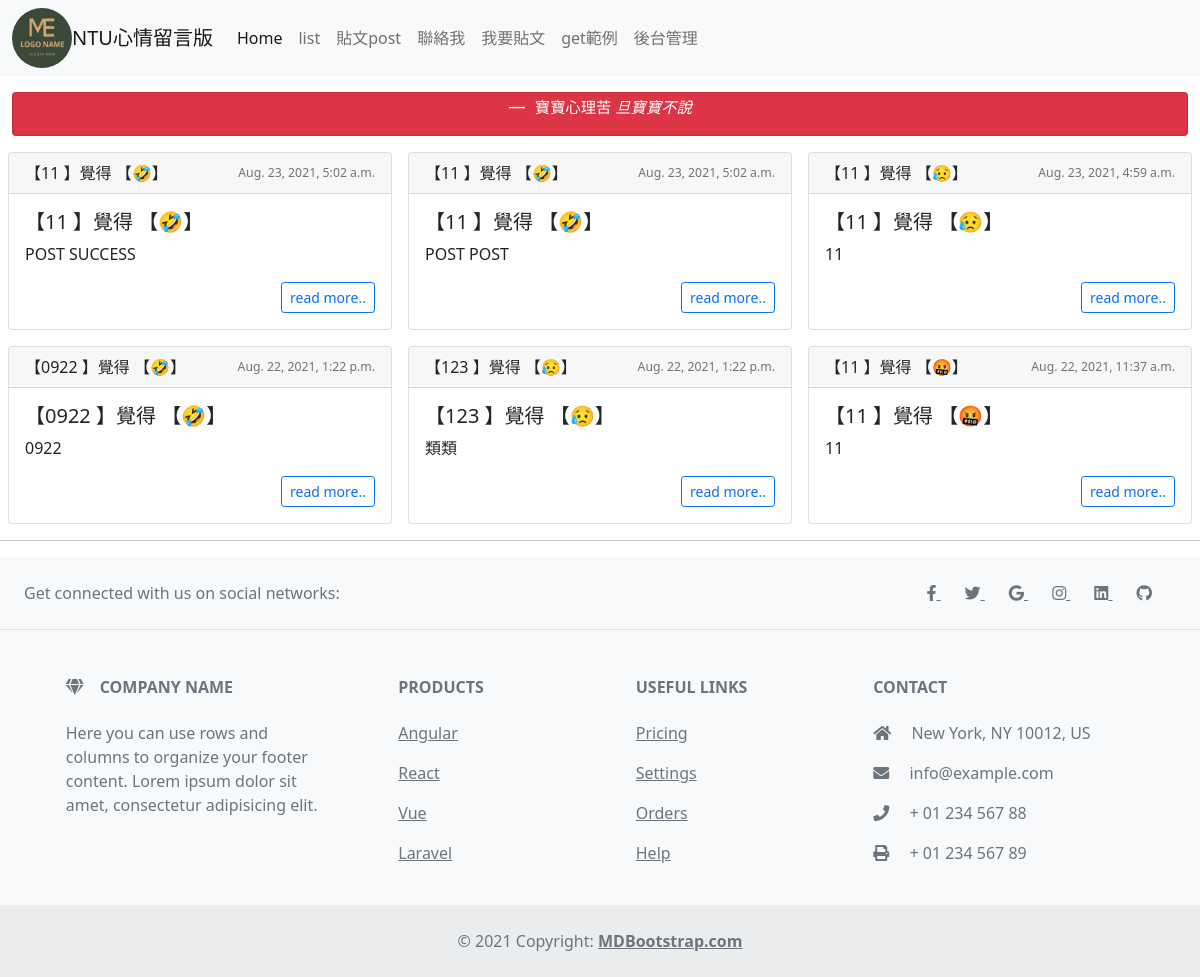
The page /list/ on the database as committed earlier.
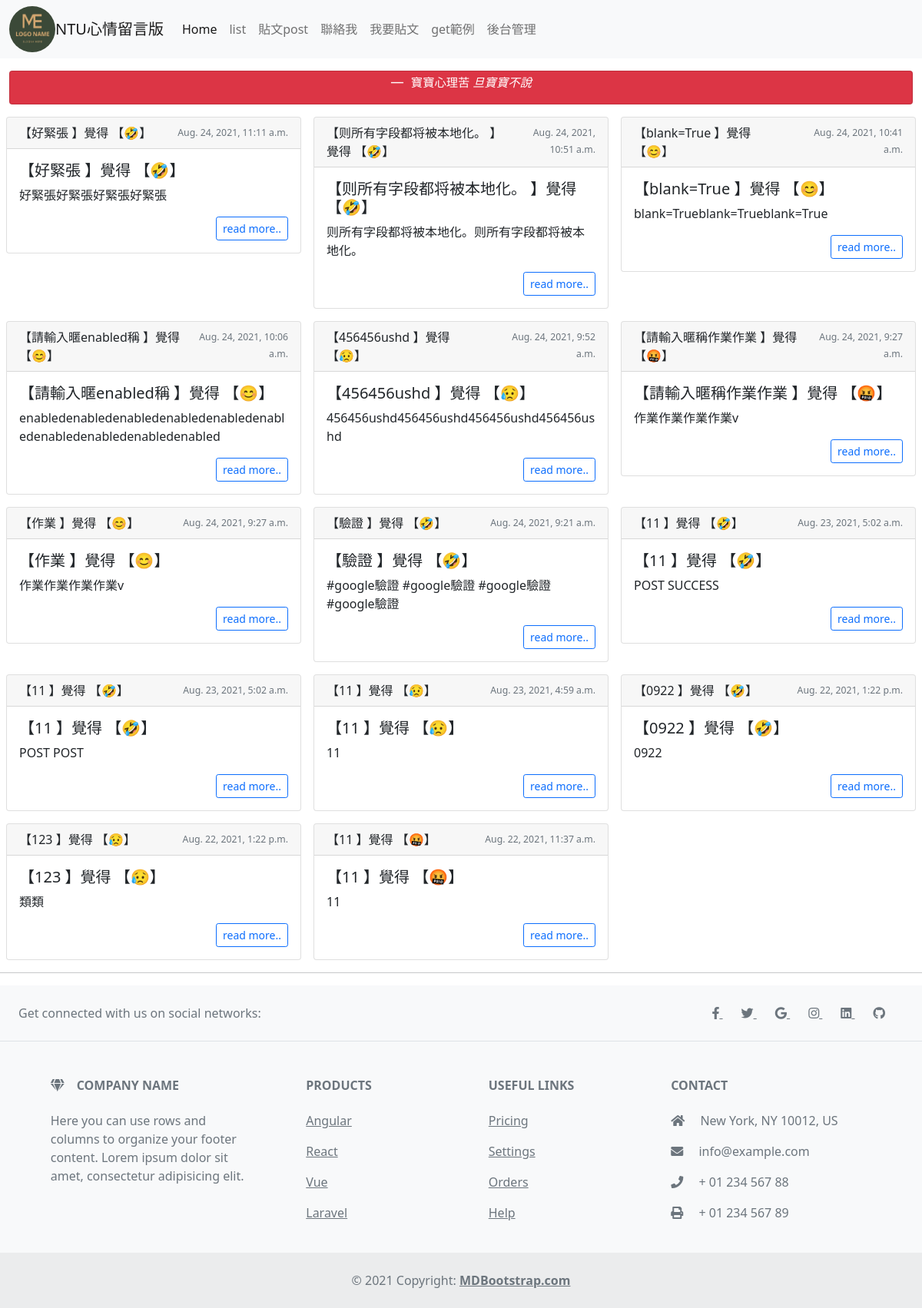
The same page on the database as committed later.
### mysite/models.py (models this page shows, shortened)
class Post(models.Model):
  mood = models.ForeignKey(Mood,on_delete=models.CASCADE)
  nickname = models.CharField(max_length=50,default='請輸入暱稱')
  message  = models.TextField(null=False)
  del_pass = models.CharField(max_length=50,blank=True) #blank=True ModelForm不用驗證也可以
  pub_time = models.DateTimeField(auto_now=True)
  enabled  = models.BooleanField(default=False) #改True 就可以預設開啟

class Mood(models.Model):
  status = models.CharField(max_length=20,null = False) #文字欄位 記錄心情
  def __str__(self):
    return self.status

### mysite/views.py (the view)
# urls.py: path('list/',views.listing),#將顯示與貼文獨立出來 list負責顯示訊息
def listing(request):
  posts = models.Post.objects.filter(enabled = True).order_by('-pub_time')[:150]
  moods = models.Mood.objects.all()
  return render(request,"listing.html", locals())

### mysite/templates/listing.html (shortened to what this page needs)
{% extends "base.html" %}
{% block content%}
<div class="col-md-12">
  <div class="card bg-danger text-black text-center p-3 mt-3" >
    <blockquote class="blockquote mb-0">
      <footer class="blockquote-footer text-white">
        <small>
          寶寶心理苦 <cite title="Source Title">旦寶寶不說</cite>
        </small>
      </footer>
    </blockquote>
  </div>
</div>
  {% for p in posts %}
<div class="col col-md-4 g-3">
  <div class="card text">
    <div class="card-header d-flex">
      【{{ p.nickname }} 】覺得 【{{ p.mood }}】
      <div class ="ms-auto">
        <small class = "text-end">
          <p class="card-text">
            <small class="text-muted">{{ p.pub_time}}</small>
           </p>
       </small>
      </div>
    </div>
    <div class="card-body ">
      <h5 class="card-title">【{{ p.nickname }} 】覺得 【{{ p.mood }}】</h5>
      <p class="card-text">{{ p.message }}</p>
      <div class = "text-end" >
        <a href="#" class="btn btn-outline-primary btn-sm">read more..</a>
      </div>
    </div>
  </div>
</div>
 {% endfor %}
{% endblock %}

Rows that differ between the two databases and show on the page:
added Post: nickname "好緊張", mood "🤣", pub_time "Aug. 24, 2021, 11:11 a.m.", message "好緊張好緊張好緊張好緊張"
added Post: nickname "则所有字段都将被本地化。", mood "🤣", pub_time "Aug. 24, 2021, 10:51 a.m.", message "则所有字段都将被本地化。则所有字段都将被本地化。"
added Post: nickname "blank=True", mood "😊", pub_time "Aug. 24, 2021, 10:41 a.m.", message "blank=Trueblank=Trueblank=True"
added Post: nickname "請輸入暱enabled稱", mood "😊", pub_time "Aug. 24, 2021, 10:06 a.m.", message "enabledenabledenabledenabledenabledenabledenabledenabledenabledenabled"
added Post: nickname "456456ushd", mood "😥", pub_time "Aug. 24, 2021, 9:52 a.m.", message "456456ushd456456ushd456456ushd456456ushd"
added Post: nickname "請輸入暱稱作業作業", mood "🤬", pub_time "Aug. 24, 2021, 9:27 a.m.", message "作業作業作業作業v"
added Post: nickname "作業", mood "😊", pub_time "Aug. 24, 2021, 9:27 a.m.", message "作業作業作業作業v"
added Post: nickname "驗證", mood "🤣", pub_time "Aug. 24, 2021, 9:21 a.m.", message "#google驗證 #google驗證 #google驗證 #google驗證"
